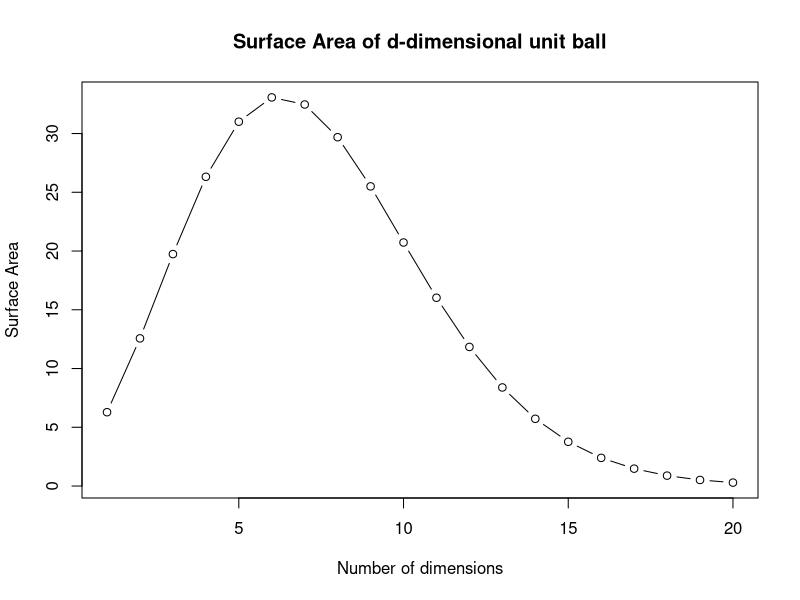

Write R code to recreate this figure.
## ---- chunk 1
knitr::opts_chunk$set(echo = TRUE)
## ---- chunk 2
x=(1:20)
y=(2*pi^((x+1)/2))/(gamma((x+1)/2))
plot(x,y,ylab = "Surface Area", xlab = "Number of dimensions",type = "b", main = "Surface Area of d-dimensional unit ball")
